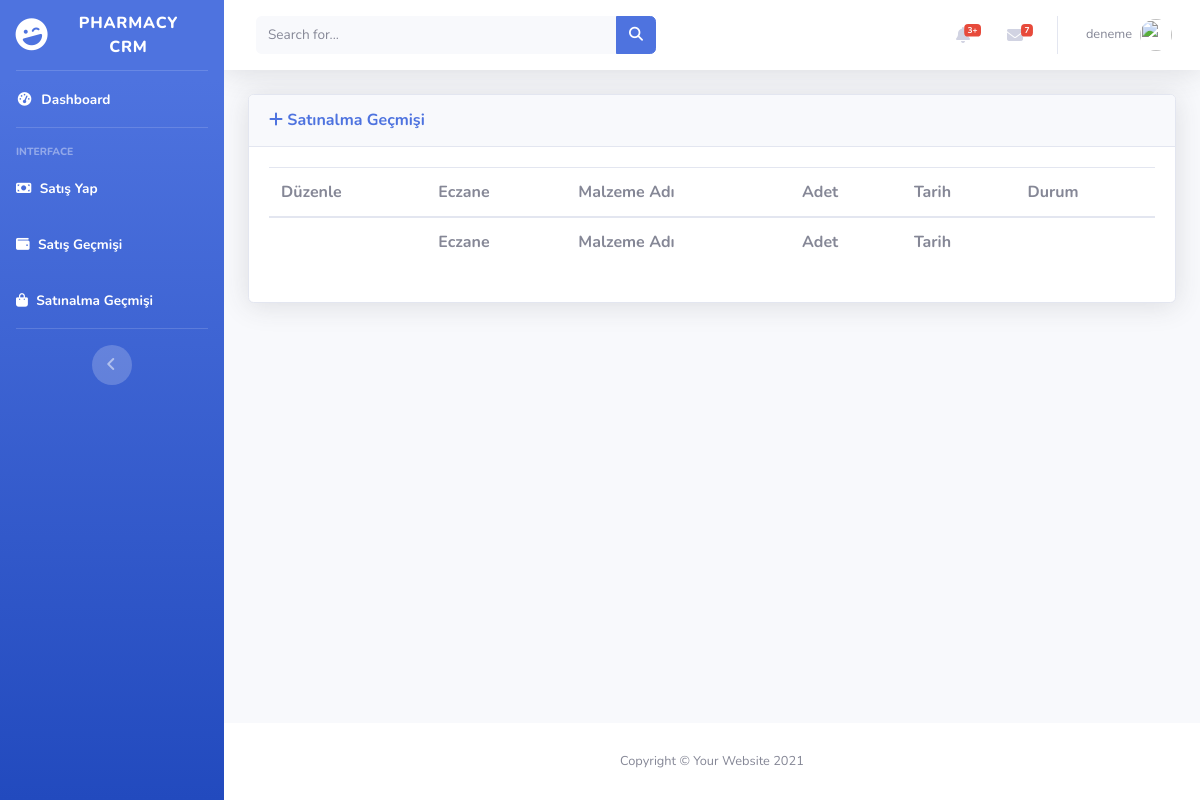
Page /purchase/history (signed in) on the earlier database version.
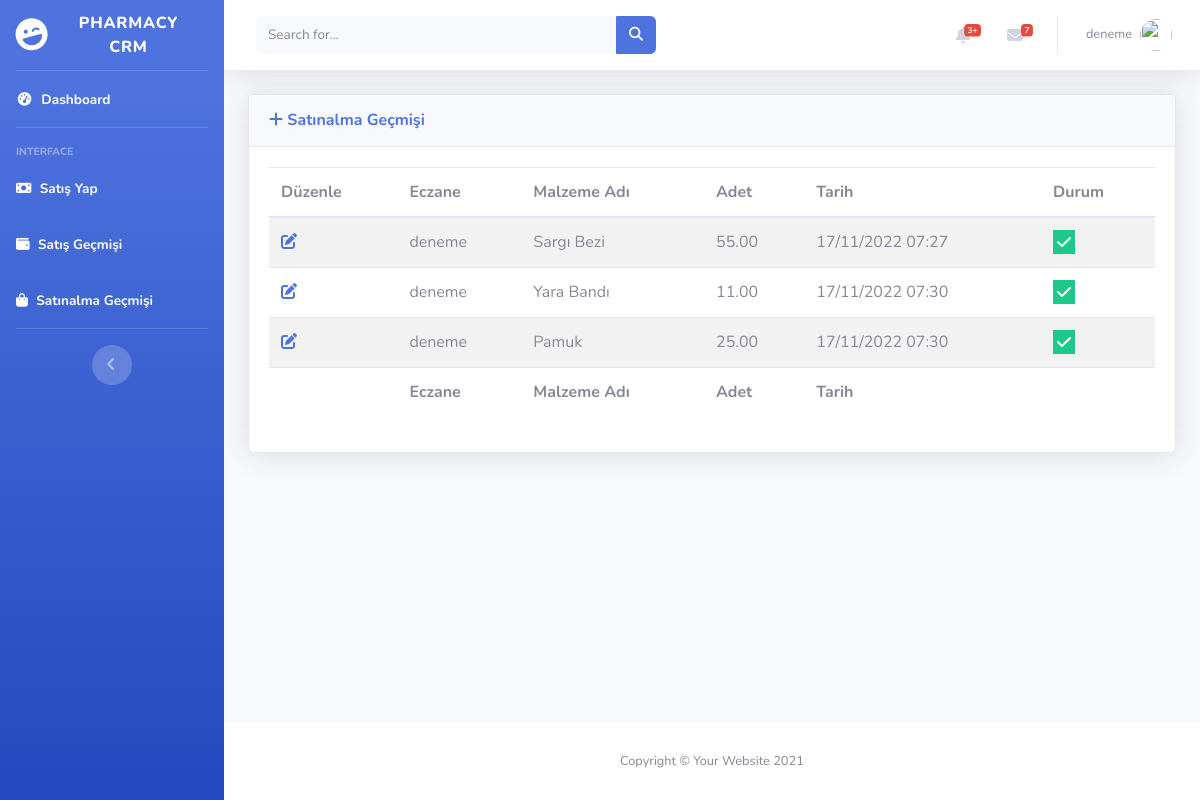
Same page on the later database version.
### items/models.py (models this page shows, shortened)
class ItemDistribution(models.Model):
    user = models.ForeignKey(User, on_delete=models.CASCADE)
    item_name = models.ForeignKey(Items, on_delete=models.SET_NULL,null=True)
    quantity=models.DecimalField(max_digits=10,decimal_places=2)
    status=models.BooleanField(default=True)
    created_at = models.DateTimeField(auto_now_add=True,null=True,blank=True)
    updated_at = models.DateTimeField(auto_now=True,null=True,blank=True)

class Items(models.Model):
    item_name=models.CharField(max_length=60)
    quantity=models.DecimalField(max_digits=10,decimal_places=2)
    status=models.BooleanField(default=True)
    created_at = models.DateTimeField(auto_now_add=True,null=True,blank=True)
    updated_at = models.DateTimeField(auto_now=True,null=True,blank=True)
    def __str__(self):
        return self.item_name

### pharmacy/views.py (the view)
# urls.py: path("purchase/history",views.purchase_history,name="purchase_history"),
@login_required(login_url = "accounts:signin")
def purchase_history(request):
    items=ItemDistribution.objects.filter(user=request.user)
    return render(request,"purchase_history.html",{"items":items})

### pharmacy/templates/purchase_history.html (shortened to what this page needs)
{% extends 'layout.html' %}
{% load static %}
{% block css %}
    <link href="https://cdn.datatables.net/1.12.1/css/dataTables.bootstrap5.min.css" rel="stylesheet"/>
    <link href="https://cdn.datatables.net/responsive/2.3.0/css/responsive.bootstrap5.min.css" rel="stylesheet" />
    <link href="https://cdn.datatables.net/buttons/2.2.3/css/buttons.dataTables.min.css" rel="stylesheet"/>
<link
  rel="stylesheet"
  href="https://cdnjs.cloudflare.com/ajax/libs/font-awesome/6.2.0/css/all.min.css"
/>
{% endblock  %}
{% block body %}
                <div class="container-fluid">
                    <div class="card shadow mb-4">
                        <div class="card-header py-3">
                            <h6 class="m-0 font-weight-bold text-primary">
                                <i class="fa fa-plus"></i>
                                Satınalma Geçmişi
                             </h6>
                        </div>
                        <div class="card-body">
                            <div class="table-responsive">
                                <table
                                id="example"
                                class="table table-striped nowrap"
                                style="width: 100%!important">
                                <thead>
                                    <tr>
                                      <th data-priority="1">Düzenle</th>
                                      <th data-priority="2">Eczane</th>
                                      <th data-priority="3">Malzeme Adı</th>
                                      <th data-priority="4">Adet</th>
                                      <th data-priority="5">Tarih</th>
                                      <th data-priority="6">Durum</th>
                                    </tr>
                                  </thead>
                                  <tbody>
                                    {% for item in items %}
                                    <tr>
                                      <td>
                                        <a href="{% url 'items:edit_item' item.id %}">
                                          <i
                                            class="fa fa-pen-to-square fa-1x text-primary text-btn-size"
                                          ></i>
                                        </a>
                                      </td>
                                      <td>{{item.user}}</td>
                                      <td>{{item.item_name}}</td>
                                      <td>
                                        {{item.quantity}}
                                      </td>
                                      <td>
                                        {{item.created_at|date:"d/m/Y H:i"}}
                                      </td>
                                      <td>
                                        {% if item.status %}
                                        <i class="fa fa-check bg-success text-white p-1"></i>
                                        {% else %}
                                        <i class="fa fa-xmark bg-danger text-white p-1 px-2"></i>
                                        {% endif %}
                                      </td>
                                    </tr>
                                    {% endfor %}
                                  </tbody>
                                  <tfoot>
                                    <tr >
                                      <th ></th>
                                      <th>Eczane</th>
                                      <th>Malzeme Adı</th>
                                      <th>Adet</th>
                                      <th>Tarih</th>
                                      <th></th>
                                    </tr>
                                  </tfoot>
                                </table>
                            </div>
                        </div>
                    </div>
                </div>
{% endblock  %}

Differences in the rows shown:
added ItemDistribution: user "deneme", item_name "Sargı Bezi", quantity "55.00", created_at "17/11/2022 07:27", status True (drawn)
added ItemDistribution: user "deneme", item_name "Yara Bandı", quantity "11.00", created_at "17/11/2022 07:30", status True (drawn)
added ItemDistribution: user "deneme", item_name "Pamuk", quantity "25.00", created_at "17/11/2022 07:30", status True (drawn)
